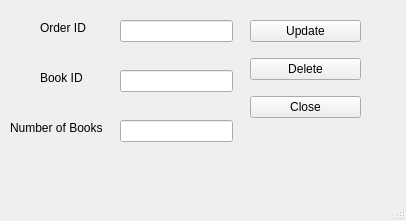
<?xml version="1.0" encoding="UTF-8"?>
<ui version="4.0">
 <class>MainWindow</class>
 <widget class="QMainWindow" name="MainWindow">
  <property name="geometry">
   <rect>
    <x>0</x>
    <y>0</y>
    <width>406</width>
    <height>221</height>
   </rect>
  </property>
  <property name="windowTitle">
   <string>Order Details</string>
  </property>
  <widget class="QWidget" name="centralwidget">
   <widget class="QLineEdit" name="order_id_le">
    <property name="geometry">
     <rect>
      <x>120</x>
      <y>20</y>
      <width>113</width>
      <height>22</height>
     </rect>
    </property>
   </widget>
   <widget class="QLineEdit" name="book_id_le">
    <property name="geometry">
     <rect>
      <x>120</x>
      <y>70</y>
      <width>113</width>
      <height>22</height>
     </rect>
    </property>
   </widget>
   <widget class="QLineEdit" name="number_le">
    <property name="geometry">
     <rect>
      <x>120</x>
      <y>120</y>
      <width>113</width>
      <height>22</height>
     </rect>
    </property>
   </widget>
   <widget class="QLabel" name="label">
    <property name="geometry">
     <rect>
      <x>40</x>
      <y>20</y>
      <width>71</width>
      <height>16</height>
     </rect>
    </property>
    <property name="text">
     <string>Order ID</string>
    </property>
   </widget>
   <widget class="QLabel" name="label_2">
    <property name="geometry">
     <rect>
      <x>40</x>
      <y>70</y>
      <width>51</width>
      <height>16</height>
     </rect>
    </property>
    <property name="text">
     <string>Book ID</string>
    </property>
   </widget>
   <widget class="QLabel" name="label_3">
    <property name="geometry">
     <rect>
      <x>10</x>
      <y>120</y>
      <width>101</width>
      <height>16</height>
     </rect>
    </property>
    <property name="text">
     <string>Number of Books</string>
    </property>
   </widget>
   <widget class="QWidget" name="verticalLayoutWidget">
    <property name="geometry">
     <rect>
      <x>250</x>
      <y>10</y>
      <width>111</width>
      <height>121</height>
     </rect>
    </property>
    <layout class="QVBoxLayout" name="verticalLayout">
     <item>
      <widget class="QPushButton" name="update_btn">
       <property name="text">
        <string>Update</string>
       </property>
      </widget>
     </item>
     <item>
      <widget class="QPushButton" name="delete_btn">
       <property name="text">
        <string>Delete</string>
       </property>
      </widget>
     </item>
     <item>
      <widget class="QPushButton" name="cancel_btn">
       <property name="text">
        <string>Close</string>
       </property>
      </widget>
     </item>
    </layout>
   </widget>
  </widget>
  <widget class="QMenuBar" name="menubar">
   <property name="geometry">
    <rect>
     <x>0</x>
     <y>0</y>
     <width>406</width>
     <height>26</height>
    </rect>
   </property>
  </widget>
  <widget class="QStatusBar" name="statusbar"/>
 </widget>
 <resources/>
 <connections/>
</ui>
